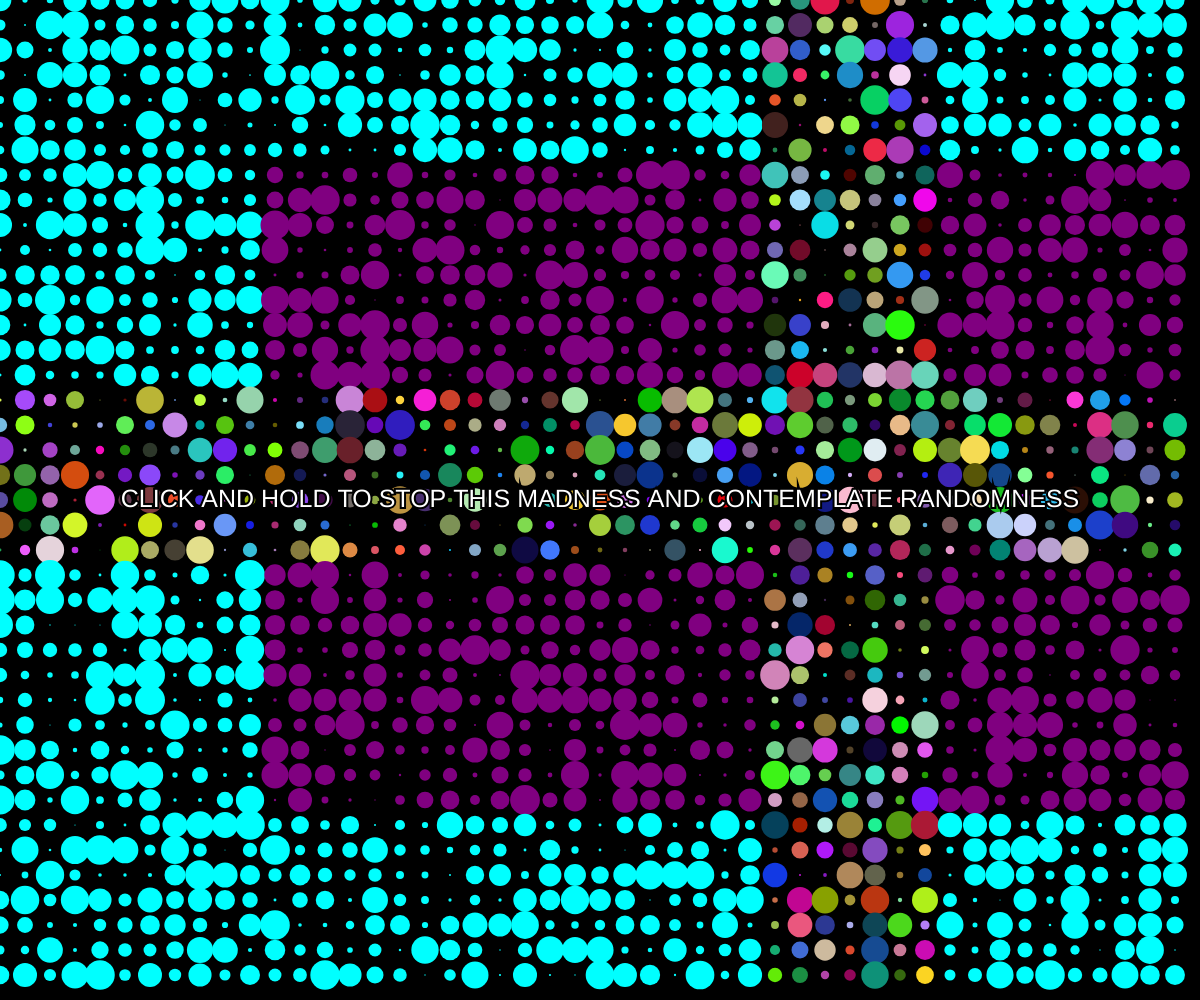
Frame 1 (no input)
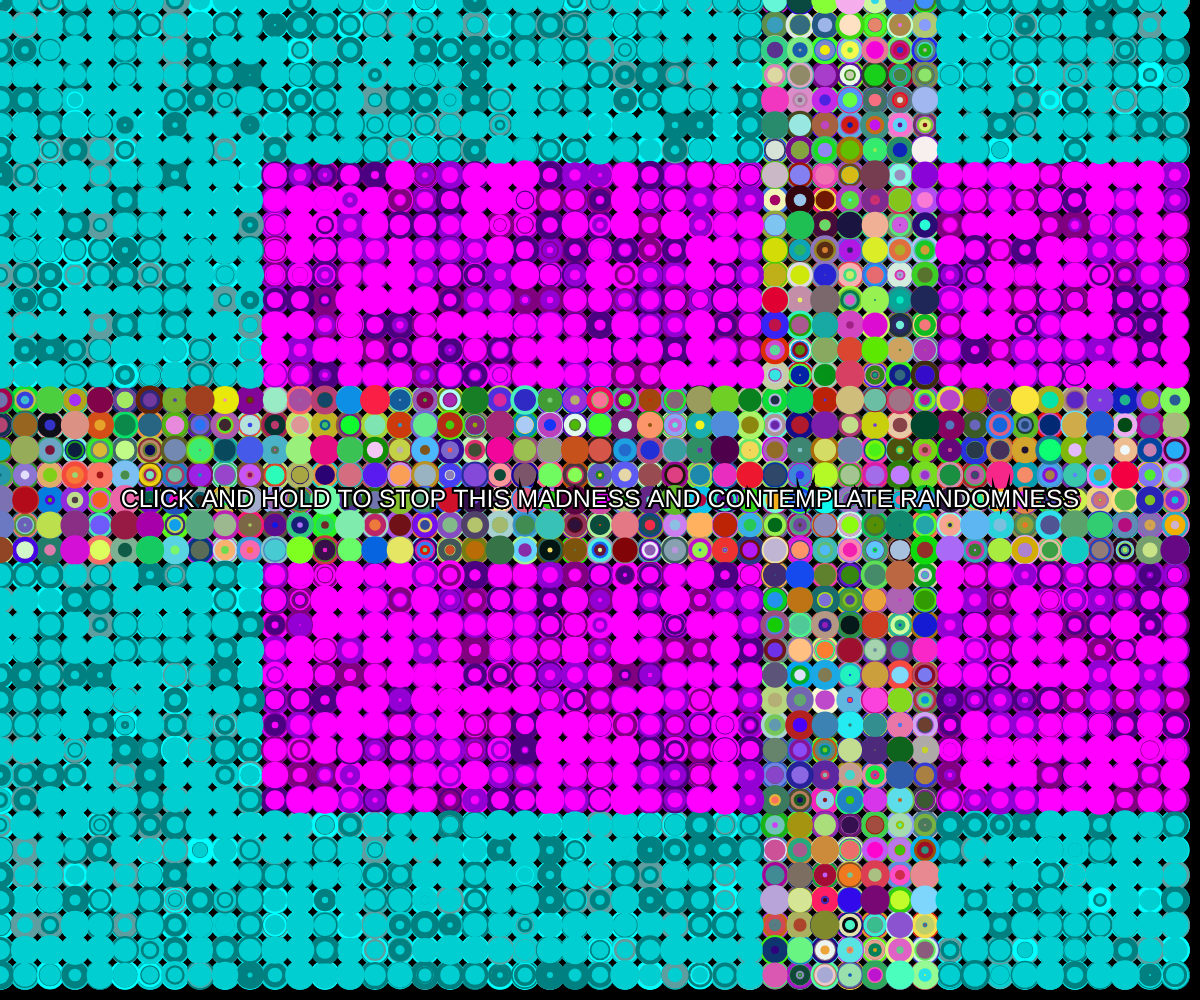
Frame 60 (no input)
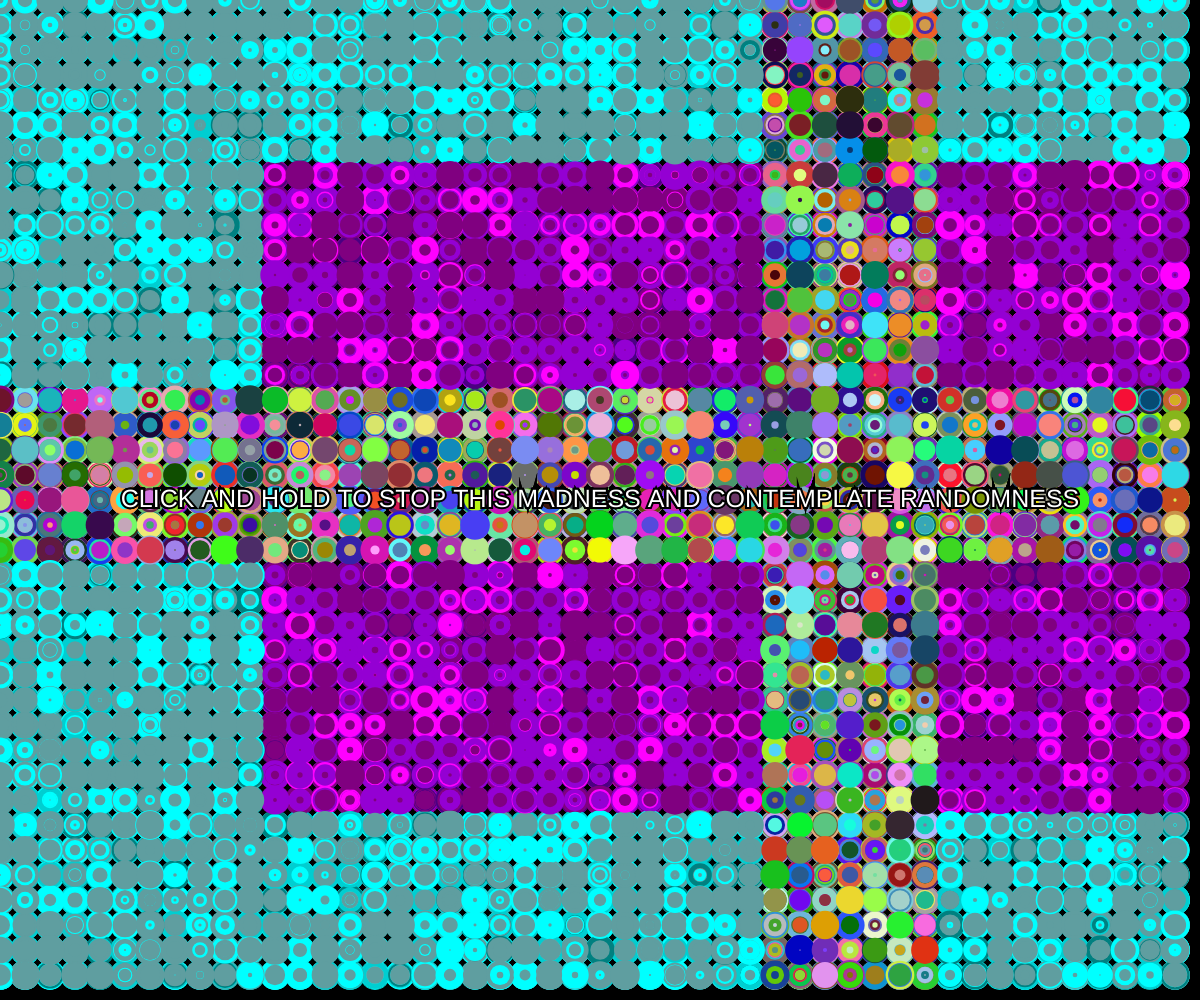
Frame 120 (the mouse pressed at the canvas centre since frame 60)

The p5.js sketch that drew these frames (run headless with seeded random() and noise() and a simulated clock; from frame 60 on, the mouse is pressed at the canvas centre):

// p5.js sketch
// ── sketch.js
var colorList1 = ["teal", "darkturquoise", "aqua", "cadetblue"];
var colorList2 = ["indigo", "purple", "darkviolet", "magenta"]
var minDiameter = 1;
var maxDiameter = 30;

function preload() {

}

function setup() {

  createCanvas(windowWidth, windowHeight);
  frameRate(30);
  background("black");

}

function draw() {

  var index1 = Math.round(random() * (colorList1.length - 1));
  var index2 = Math.round(random() * (colorList2.length - 1));
  
  for (var x = 0; x < windowWidth; x += 25) {

    for (var y = 0; y < windowHeight; y += 25) {

      if (x == 775 || x == 800 || x == 825 || x == 850 || x == 875 || x == 900 || x == 925 || y == 400 || y == 425 || y == 450 || y == 475 || y == 500 || y == 525 || y == 550) {
        fill(color(random(255), random(255), random(255)));
      } else if (x < 275 || x > 1425 || y < 162 || y > 813) {
        fill(color(colorList1[index1]));
      } else {
        fill(color(colorList2[index2]));
      }

      var d = minDiameter + random() * (maxDiameter - minDiameter);
      noStroke();
      ellipse(x, y, d);

    }
  }

  textAlign(CENTER, CENTER);
  textSize(25);
  strokeWeight(4);
  stroke(0);
  fill("white");
  text("CLICK AND HOLD TO STOP THIS MADNESS AND CONTEMPLATE RANDOMNESS", windowWidth / 2, windowHeight / 2);

}

function mousePressed() {
  noLoop();
}

function mouseReleased() {
  loop();
}
